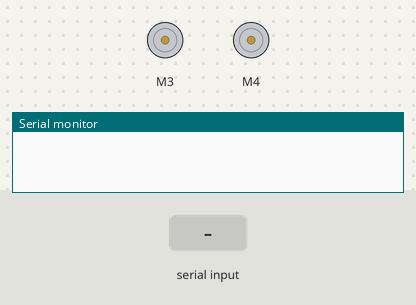
A sketch run on a simulated Arduino Uno, built with avr-gcc and run on an emulated ATmega328P. Parts: 2 × DC motor (green arrow = forward, orange = backward, longer = faster), the last lines printed to the serial monitor. Inputs (shaded band) come from the test bench.

Above: at 1.2 s.
1.3 s: "UP" received over Serial
2.8 s: "90,45,200\n" received over Serial
At 3.6 s:
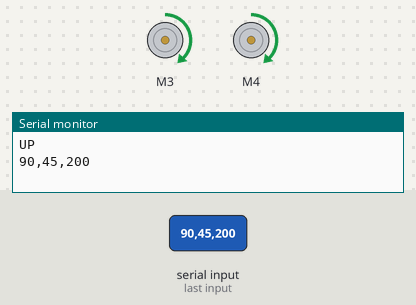
4.3 s: "DOWN" received over Serial
At 4.8 s:
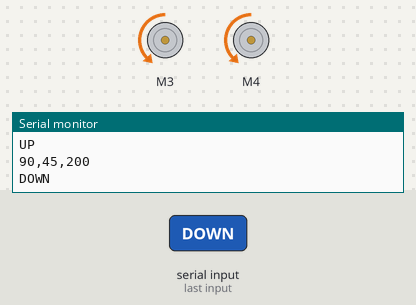
5.8 s: "LEFT" received over Serial
At 7.0 s:
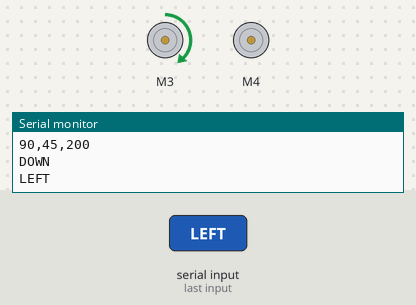
7.3 s: "RIGHT" received over Serial
At 8.3 s:
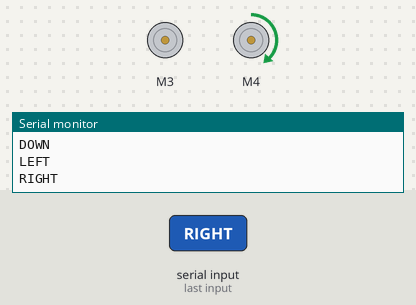
8.8 s: "30,150\n" received over Serial
At 9.4 s:
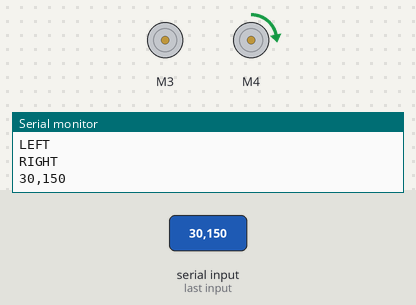
Timing chart, 0 to 11.3 s (numbered marks = the images above; inputs shaded):
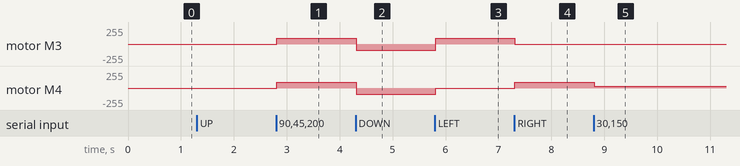

The sketch:

rc_car.ino
```cpp
#include <AFMotor.h>
String inputString="";
boolean first = true;
char command;
char junk;
int vel = 0;
int motorDirection = 1;

//creates two objects to control the terminal 3 and 4 of motor shield
AF_DCMotor motor1(3);
AF_DCMotor motor2(4);


void setup()
{
  Serial.begin(9600);  //Set the baud rate to your Bluetooth module. (230400 is much better)
}

void loop(){
  if(Serial.available() > 0){
    delay(10);// chage to delay(1); if 230400 baudrate used.
     while(Serial.available())
    {
      char command = Serial.read(); //read the input
      inputString += command;        //make a string of the characters coming on serial
    }
    while (Serial.available() > 0)
    {  first = false;
      junk = Serial.read() ; }      // clear the serial buffer

      Stop();
      inputString.toUpperCase();
      Serial.println(inputString);


    if (inputString == "UP"){
      up();
    }else if (inputString == "DOWN"){
       down();
    }else if (inputString == "CENTER"){
       up();
    }else if (inputString == "LEFT" || inputString == "UPLEFT" || inputString == "DOWNLEFT"){
      left();
    }else if (inputString == "RIGHT" ||  inputString == "UPRIGHT" || inputString == "DOWNRIGHT"){
      right();
    }else if (inputString == "STOP"){
      Stop();
    }else if ((inputString.toInt()>=0)&&(inputString.toInt()<=255)){

       vel = inputString.toInt();

      if(motorDirection == 1){
        up();
     }
     if(motorDirection == 2){
        right();
      }
      if(motorDirection == 3){
        left();
      }
      if(motorDirection == 4){
      down();
    }
      }
  }

  inputString = "";
}

void up()
{
  motor1.setSpeed(vel); //Define maximum velocity
  motor1.run(FORWARD); //rotate the motor clockwise
  motor2.setSpeed(vel); //Define maximum velocity
  motor2.run(FORWARD); //rotate the motor clockwise
  motorDirection = 1;
}

void right()
{
  motor1.setSpeed(0);
  motor1.run(RELEASE); //turn motor1 off
  motor2.setSpeed(vel); //Define maximum velocity
  motor2.run(FORWARD); //rotate the motor clockwise
  motorDirection = 2;
}

void left()
{
  motor1.setSpeed(vel); //Define maximum velocity
  motor1.run(FORWARD); //rotate the motor clockwise
  motor2.setSpeed(0);
  motor2.run(RELEASE); //turn motor2 off
  motorDirection = 3;
}

void down()
{
  motor1.setSpeed(vel);
  motor1.run(BACKWARD); //rotate the motor counterclockwise
  motor2.setSpeed(vel);
  motor2.run(BACKWARD); //rotate the motor counterclockwise
  motorDirection = 4;
}

void Stop()
{
  motor1.setSpeed(0);
  motor2.run(RELEASE); //turn motor1 off
  motor2.setSpeed(0);
  motor2.run(RELEASE); //turn motor2 off
}
```

Measured:
- after the input at 2.8 s, motor M3, motor M4: stopped → forward 90/255 at once
- after the input at 4.3 s, motor M3, motor M4: forward 90/255 → backward 90/255 at once
- after the input at 5.8 s, motor M3: backward 90/255 → forward 90/255 at once; motor M4: backward 90/255 → stopped at once
- after the input at 7.3 s, motor M3: forward 90/255 → stopped at once; motor M4: stopped → forward 90/255 at once
- after the input at 8.8 s, motor M4: forward 90/255 → forward 30/255 at once
